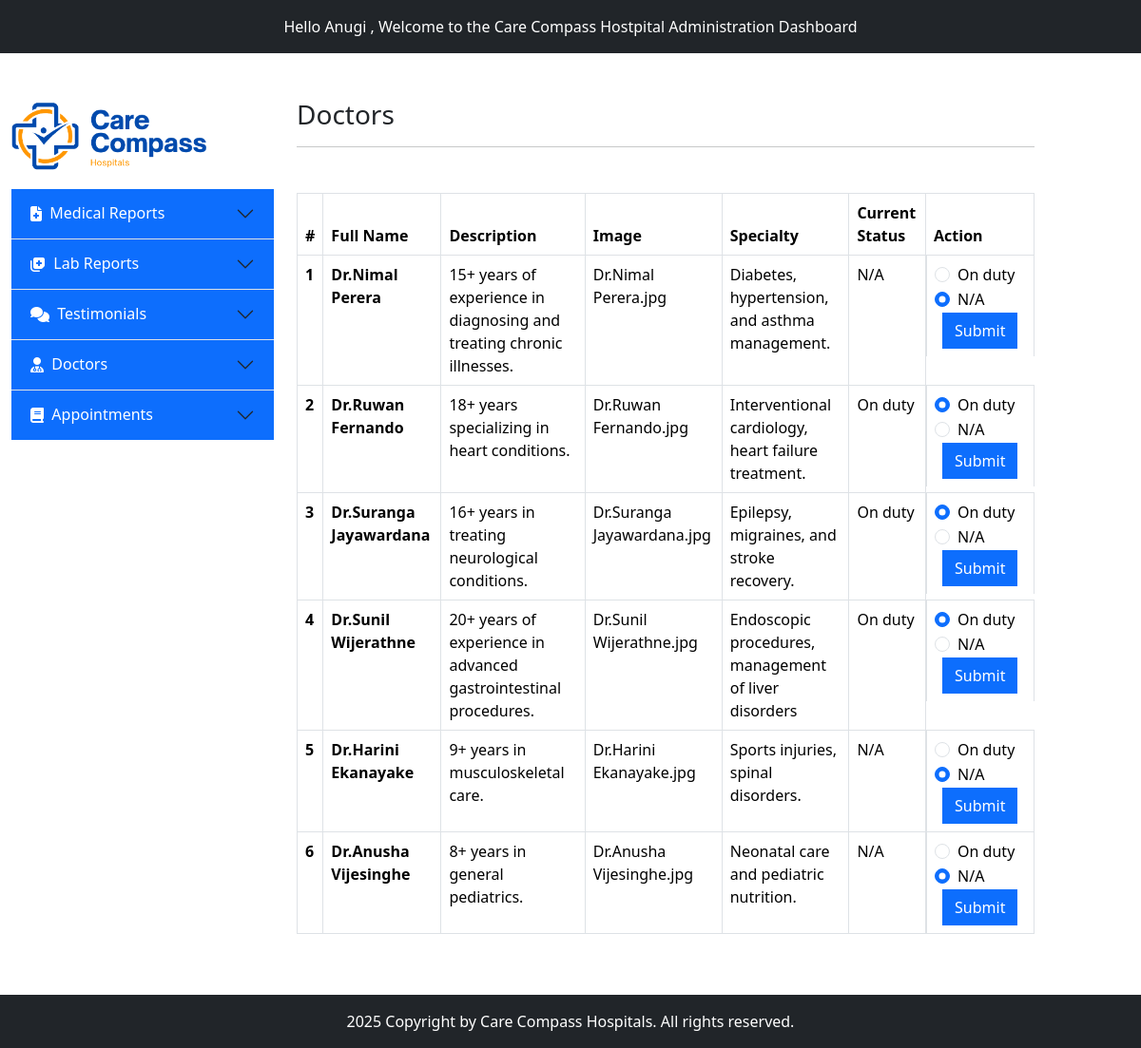
The app's page /admin/doctors.php with its own data.
### tables this page shows
CREATE TABLE IF NOT EXISTS `doctors` (
  `Id` int NOT NULL AUTO_INCREMENT,
  `full_name` varchar(255) NOT NULL,
  `desciption` varchar(255) NOT NULL,
  `decision` int NOT NULL DEFAULT '1',
  `contact` longtext NOT NULL,
  `is_deleted` int NOT NULL DEFAULT '0',
  `img` varchar(255) NOT NULL DEFAULT 'doc',
  `specialty` varchar(256) NOT NULL,
  PRIMARY KEY (`Id`)
);

### admin/doctors.php (the view)
<?php include 'inc/header.php'; ?>
<section class="mt-5">
    <div class="container-fluid ">
        <div class="row">
            <?php include 'inc/sidebar.php'; ?>
            <div class="col-md-8">
                <h3>Doctors</h3>
                <hr class="mb-5">
                <table class="table table-bordered">
                    <thead>
                        <tr>
                            <th scope="col">#</th>
                            <th scope="col">Full Name</th>
                            <th scope="col">Description</th>
                            <th scope="col">Image</th>
                            <th scope="col">Specialty</th>
                            <th scope="col">Current Status</th>
                            <th scope="col">Action</th>
                        </tr>
                    </thead>
                    <tbody>
                        <?php
                        $sql = "SELECT Id, full_name, desciption, img, decision, specialty, is_deleted FROM doctors";
                        $result = $conn->query($sql);
                        if ($result->num_rows > 0) {
                            $x = 1;
                            while ($row = $result->fetch_assoc()) {
                                echo '
                                    <tr>
                                        <th>'.$x.'</th>
                                        <th>' . $row['full_name'] . '</th>
                                        <td>' . $row['desciption'] . '</td>
                                        <td>' . $row['img'] . '</td>
                                        <td>' . $row['specialty'] . '</td>
                                        <td>
                                            '.($row['decision'] == 1 ? 'On duty': 'N/A').'
                                        </td>
                                        <td class="d-flex ">
                                            <form action="doctor-process.php" method="post">
                                              <input type="text" class="form-control d-none" name="doctor_id" value="' . $row['Id'] . '">
                                                <div class="form-check">
                                                <input class="form-check-input" type="radio" name="decision" value="1"
                                                ' . ($row['decision'] == 1 ? 'checked' : '') . '>
                                                <label class="form-check-label" for="flexRadioDefault2">
                                                    On duty
                                                </label>
                                                </div>
                                                <div class="form-check">
                                                <input class="form-check-input" type="radio" name="decision" value="0"
                                                ' . ($row['decision'] == 0 ? 'checked' : '') . '>
                                                <label class="form-check-label" for="flexRadioDefault1">
                                                    N/A
                                                </label>
                                                </div>
                                                <button type="submit" class="btn btn-primary rounded-0 mx-2">Submit</button>
                                            </form>
                                        </td>
                                    </tr>
                                ';
                                $x++;
                            }
                        }
                        ?>
                    </tbody>
                </table>
            </div>
        </div>
    </div>
</section>
<?php include 'inc/footer.php'; ?>

### records on screen
doctors: full_name "Dr.Nimal Perera", desciption "15+ years of experience in diagnosing and treating chronic illnesses.", img "Dr.Nimal Perera.jpg", specialty "Diabetes, hypertension, and asthma management.", shows "N/A", decision "☑"
doctors: full_name "Dr.Ruwan Fernando", desciption "18+ years specializing in heart conditions.", img "Dr.Ruwan Fernando.jpg", specialty "Interventional cardiology, heart failure treatment.", shows "On duty", decision "☑"
doctors: full_name "Dr.Suranga Jayawardana", desciption "16+ years in treating neurological conditions.", img "Dr.Suranga Jayawardana.jpg", specialty "Epilepsy, migraines, and stroke recovery.", shows "On duty", decision "☑"
doctors: full_name "Dr.Sunil Wijerathne", desciption "20+ years of experience in advanced gastrointestinal procedures.", img "Dr.Sunil Wijerathne.jpg", specialty "Endoscopic procedures, management of liver disorders", shows "On duty", decision "☑"
doctors: full_name "Dr.Harini Ekanayake", desciption "9+ years in musculoskeletal care.", img "Dr.Harini Ekanayake.jpg", specialty "Sports injuries, spinal disorders.", shows "N/A", decision "☑"
doctors: full_name "Dr.Anusha Vijesinghe", desciption "8+ years in general pediatrics.", img "Dr.Anusha Vijesinghe.jpg", specialty "Neonatal care and pediatric nutrition.", shows "N/A", decision "☑"
